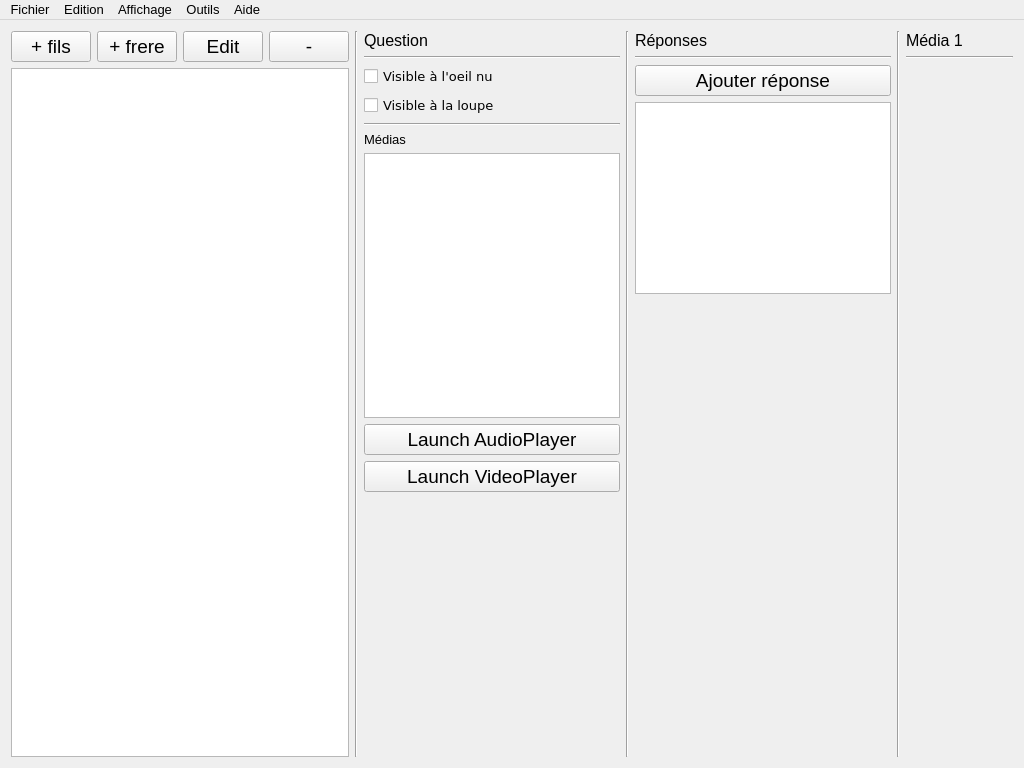
<?xml version="1.0" encoding="UTF-8"?>
<ui version="4.0">
 <class>MainWindow</class>
 <widget class="QMainWindow" name="MainWindow">
  <property name="geometry">
   <rect>
    <x>0</x>
    <y>0</y>
    <width>1024</width>
    <height>768</height>
   </rect>
  </property>
  <property name="sizePolicy">
   <sizepolicy hsizetype="Preferred" vsizetype="Preferred">
    <horstretch>0</horstretch>
    <verstretch>0</verstretch>
   </sizepolicy>
  </property>
  <property name="font">
   <font>
    <family>Helvetica Neue</family>
    <pointsize>14</pointsize>
   </font>
  </property>
  <property name="windowTitle">
   <string>INNOPHYT Identificateur - Editeur</string>
  </property>
  <widget class="QWidget" name="centralWidget">
   <property name="enabled">
    <bool>true</bool>
   </property>
   <property name="sizePolicy">
    <sizepolicy hsizetype="Expanding" vsizetype="Expanding">
     <horstretch>0</horstretch>
     <verstretch>0</verstretch>
    </sizepolicy>
   </property>
   <property name="minimumSize">
    <size>
     <width>0</width>
     <height>0</height>
    </size>
   </property>
   <layout class="QHBoxLayout" name="horizontalLayout">
    <item>
     <layout class="QHBoxLayout" name="horizontalLayout_2">
      <property name="sizeConstraint">
       <enum>QLayout::SetDefaultConstraint</enum>
      </property>
      <item>
       <layout class="QVBoxLayout" name="verticalLayout_4">
        <item>
         <layout class="QHBoxLayout" name="horizontalLayout_3">
          <item>
           <widget class="QPushButton" name="pushButton_4">
            <property name="text">
             <string>+ fils</string>
            </property>
           </widget>
          </item>
          <item>
           <widget class="QPushButton" name="pushButton_3">
            <property name="text">
             <string>+ frere</string>
            </property>
           </widget>
          </item>
          <item>
           <widget class="QPushButton" name="pushButton_2">
            <property name="text">
             <string>Edit</string>
            </property>
           </widget>
          </item>
          <item>
           <widget class="QPushButton" name="pushButton">
            <property name="text">
             <string>-</string>
            </property>
           </widget>
          </item>
         </layout>
        </item>
        <item>
         <widget class="QTreeView" name="treeViewQuestion">
          <property name="sizePolicy">
           <sizepolicy hsizetype="Preferred" vsizetype="Preferred">
            <horstretch>0</horstretch>
            <verstretch>0</verstretch>
           </sizepolicy>
          </property>
          <property name="font">
           <font>
            <pointsize>12</pointsize>
           </font>
          </property>
          <property name="contextMenuPolicy">
           <enum>Qt::CustomContextMenu</enum>
          </property>
          <property name="horizontalScrollBarPolicy">
           <enum>Qt::ScrollBarAsNeeded</enum>
          </property>
          <property name="selectionBehavior">
           <enum>QAbstractItemView::SelectRows</enum>
          </property>
         </widget>
        </item>
       </layout>
      </item>
      <item>
       <widget class="Line" name="line">
        <property name="font">
         <font>
          <weight>50</weight>
          <bold>false</bold>
         </font>
        </property>
        <property name="frameShadow">
         <enum>QFrame::Sunken</enum>
        </property>
        <property name="orientation">
         <enum>Qt::Vertical</enum>
        </property>
       </widget>
      </item>
      <item>
       <layout class="QVBoxLayout" name="verticalLayout">
        <item>
         <widget class="QLabel" name="labelQuestion">
          <property name="enabled">
           <bool>true</bool>
          </property>
          <property name="sizePolicy">
           <sizepolicy hsizetype="Preferred" vsizetype="Preferred">
            <horstretch>0</horstretch>
            <verstretch>0</verstretch>
           </sizepolicy>
          </property>
          <property name="font">
           <font>
            <pointsize>12</pointsize>
           </font>
          </property>
          <property name="text">
           <string>Question</string>
          </property>
         </widget>
        </item>
        <item>
         <widget class="Line" name="line_4">
          <property name="orientation">
           <enum>Qt::Horizontal</enum>
          </property>
         </widget>
        </item>
        <item>
         <widget class="QCheckBox" name="checkBoxVisibleOeil">
          <property name="font">
           <font>
            <family>DejaVu Sans</family>
            <pointsize>10</pointsize>
            <weight>50</weight>
            <bold>false</bold>
           </font>
          </property>
          <property name="layoutDirection">
           <enum>Qt::LeftToRight</enum>
          </property>
          <property name="text">
           <string>Visible à l'oeil nu</string>
          </property>
         </widget>
        </item>
        <item>
         <widget class="QCheckBox" name="checkBoxVisibleLoupe">
          <property name="font">
           <font>
            <family>DejaVu Sans</family>
            <pointsize>10</pointsize>
            <weight>50</weight>
            <bold>false</bold>
           </font>
          </property>
          <property name="text">
           <string>Visible à la loupe</string>
          </property>
         </widget>
        </item>
        <item>
         <widget class="Line" name="line_8">
          <property name="orientation">
           <enum>Qt::Horizontal</enum>
          </property>
         </widget>
        </item>
        <item>
         <widget class="QLabel" name="label">
          <property name="font">
           <font>
            <pointsize>10</pointsize>
           </font>
          </property>
          <property name="text">
           <string>Médias</string>
          </property>
         </widget>
        </item>
        <item>
         <widget class="QTreeView" name="treeViewMediasQuestion">
          <property name="sizePolicy">
           <sizepolicy hsizetype="Minimum" vsizetype="Expanding">
            <horstretch>0</horstretch>
            <verstretch>0</verstretch>
           </sizepolicy>
          </property>
          <property name="verticalScrollBarPolicy">
           <enum>Qt::ScrollBarAsNeeded</enum>
          </property>
          <property name="horizontalScrollBarPolicy">
           <enum>Qt::ScrollBarAsNeeded</enum>
          </property>
          <property name="animated">
           <bool>false</bool>
          </property>
          <attribute name="headerMinimumSectionSize">
           <number>25</number>
          </attribute>
         </widget>
        </item>
        <item>
         <widget class="QPushButton" name="pushButton_6">
          <property name="text">
           <string>Launch AudioPlayer</string>
          </property>
         </widget>
        </item>
        <item>
         <widget class="QPushButton" name="pushButton_7">
          <property name="text">
           <string>Launch VideoPlayer</string>
          </property>
         </widget>
        </item>
        <item>
         <spacer name="verticalSpacer">
          <property name="orientation">
           <enum>Qt::Vertical</enum>
          </property>
          <property name="sizeHint" stdset="0">
           <size>
            <width>20</width>
            <height>40</height>
           </size>
          </property>
         </spacer>
        </item>
       </layout>
      </item>
      <item>
       <widget class="Line" name="line_2">
        <property name="orientation">
         <enum>Qt::Vertical</enum>
        </property>
       </widget>
      </item>
      <item>
       <layout class="QVBoxLayout" name="verticalLayout_2">
        <item>
         <widget class="QLabel" name="lblReponse">
          <property name="font">
           <font>
            <pointsize>12</pointsize>
           </font>
          </property>
          <property name="text">
           <string>Réponses</string>
          </property>
         </widget>
        </item>
        <item>
         <widget class="Line" name="line_5">
          <property name="orientation">
           <enum>Qt::Horizontal</enum>
          </property>
         </widget>
        </item>
        <item>
         <layout class="QHBoxLayout" name="horizontalLayout_4"/>
        </item>
        <item>
         <widget class="QPushButton" name="pushButton_5">
          <property name="text">
           <string>Ajouter réponse</string>
          </property>
         </widget>
        </item>
        <item>
         <widget class="QTreeView" name="treeViewReponse">
          <property name="sizePolicy">
           <sizepolicy hsizetype="Preferred" vsizetype="Preferred">
            <horstretch>0</horstretch>
            <verstretch>0</verstretch>
           </sizepolicy>
          </property>
          <property name="font">
           <font>
            <pointsize>12</pointsize>
           </font>
          </property>
          <property name="contextMenuPolicy">
           <enum>Qt::CustomContextMenu</enum>
          </property>
         </widget>
        </item>
        <item>
         <spacer name="verticalSpacer_2">
          <property name="orientation">
           <enum>Qt::Vertical</enum>
          </property>
          <property name="sizeHint" stdset="0">
           <size>
            <width>20</width>
            <height>40</height>
           </size>
          </property>
         </spacer>
        </item>
       </layout>
      </item>
      <item>
       <widget class="Line" name="line_3">
        <property name="orientation">
         <enum>Qt::Vertical</enum>
        </property>
       </widget>
      </item>
      <item>
       <layout class="QVBoxLayout" name="verticalLayout_3">
        <item>
         <widget class="QLabel" name="lblReponse_2">
          <property name="font">
           <font>
            <pointsize>12</pointsize>
           </font>
          </property>
          <property name="text">
           <string>Média 1</string>
          </property>
         </widget>
        </item>
        <item>
         <widget class="Line" name="line_6">
          <property name="orientation">
           <enum>Qt::Horizontal</enum>
          </property>
         </widget>
        </item>
        <item>
         <widget class="QLabel" name="labelImage">
          <property name="font">
           <font>
            <family>DejaVu Sans</family>
            <pointsize>10</pointsize>
           </font>
          </property>
          <property name="text">
           <string/>
          </property>
         </widget>
        </item>
        <item>
         <widget class="QWidget" name="widgetVideo" native="true"/>
        </item>
        <item>
         <spacer name="verticalSpacer_3">
          <property name="orientation">
           <enum>Qt::Vertical</enum>
          </property>
          <property name="sizeHint" stdset="0">
           <size>
            <width>20</width>
            <height>40</height>
           </size>
          </property>
         </spacer>
        </item>
       </layout>
      </item>
     </layout>
    </item>
   </layout>
  </widget>
  <widget class="QMenuBar" name="menuBar">
   <property name="geometry">
    <rect>
     <x>0</x>
     <y>0</y>
     <width>1024</width>
     <height>23</height>
    </rect>
   </property>
   <property name="font">
    <font>
     <pointsize>10</pointsize>
    </font>
   </property>
   <widget class="QMenu" name="menuFichier">
    <property name="title">
     <string>Fichier</string>
    </property>
    <addaction name="actionImporter_XML"/>
    <addaction name="actionExporter_XML"/>
    <addaction name="separator"/>
    <addaction name="actionQuitter"/>
   </widget>
   <widget class="QMenu" name="menuEdition">
    <property name="title">
     <string>Edition</string>
    </property>
   </widget>
   <widget class="QMenu" name="menuAffichage">
    <property name="title">
     <string>Affichage</string>
    </property>
   </widget>
   <widget class="QMenu" name="menuOutils">
    <property name="title">
     <string>Outils</string>
    </property>
   </widget>
   <widget class="QMenu" name="menuAide">
    <property name="title">
     <string>Aide</string>
    </property>
    <addaction name="actionA_propos"/>
   </widget>
   <addaction name="menuFichier"/>
   <addaction name="menuEdition"/>
   <addaction name="menuAffichage"/>
   <addaction name="menuOutils"/>
   <addaction name="menuAide"/>
  </widget>
  <action name="actionExporter_XML">
   <property name="text">
    <string>Exporter XML</string>
   </property>
  </action>
  <action name="actionQuitter">
   <property name="text">
    <string>Quitter</string>
   </property>
  </action>
  <action name="actionImporter_XML">
   <property name="text">
    <string>Importer XML</string>
   </property>
  </action>
  <action name="actionA_propos">
   <property name="text">
    <string>A propos</string>
   </property>
  </action>
 </widget>
 <layoutdefault spacing="6" margin="11"/>
 <resources/>
 <connections/>
</ui>
